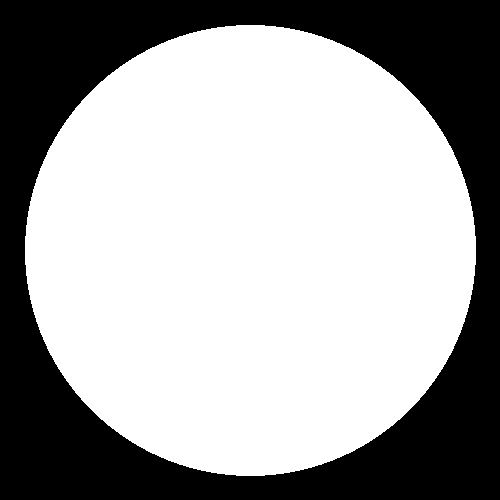
#> input picture assets/components/mask.png, 500 x 500 px
$ python unposterised_with_mp.py
#> lines starting #> are read from the running program, lines starting #| are printed output that depends on the picture; after the words box and inside, x2 and y2 are one past the last pixel; in counts of white or black regions, pixels touching at a corner belong together
#> further down, MASK_IMG is the input picture: PIL image 500x500 L; 63.9% white; 1 black region, box (x1, y1, x2, y2) and area: (0, 0, 500, 500) 90335
### src/main/components_creator.py
from PIL import Image
from PIL import ImageDraw


def create_images(spinner_dimensions, spinner_center, spinner_radius, center_circle_radius):
#> called with spinner_dimensions = (500, 500), spinner_center = (250, 250), spinner_radius = 225, center_circle_radius = 100
    assets_rel_path = '../../assets/components/'
#> assets_rel_path = '../../assets/components/'
    # mask
    mask_img = Image.new('L', spinner_dimensions, color=0)
#> mask_img: PIL image 500x500 L; every value is 0
    mask_draw = ImageDraw.Draw(mask_img)
    mask_draw.ellipse((spinner_center[0] - spinner_radius, spinner_center[1] - spinner_radius, spinner_center[0]
                       + spinner_radius, spinner_center[1] + spinner_radius), fill=255)
    mask_img.save(assets_rel_path + 'mask.png')

    # center circle mask
    center_circle_mask_size = (center_circle_radius * 2, center_circle_radius * 2)
    center_circle_mask_img = Image.new('L', center_circle_mask_size, color=0)
#> center_circle_mask_img: PIL image 200x200 L; every value is 0
    center_circle_mask_draw = ImageDraw.Draw(center_circle_mask_img)
    center_circle_mask_draw.ellipse((0, 0) + center_circle_mask_size, fill=255)
    center_circle_mask_img.save(assets_rel_path + 'center_circle_mask.png')
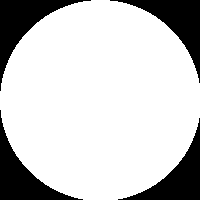
#> saved as center_circle_mask.png: PIL image 200x200 L; 79.1% white; 4 black regions, box (x1, y1, x2, y2) and area: (0, 0, 91, 91) 2178, (110, 0, 200, 83) 2087, (0, 110, 83, 200) 2087, (118, 118, 200, 200) 1997

    # circle outline
    circle_outline_img = Image.new('RGBA', spinner_dimensions, (0, 0, 0, 0))
#> circle_outline_img: PIL image 500x500 RGBA; every value is 0
    circle_outline_draw = ImageDraw.Draw(circle_outline_img)
    circle_outline_draw.ellipse((0, 0) + (spinner_radius * 2, spinner_radius * 2),
                                fill=None, outline='black')
    circle_outline_img.save(assets_rel_path + 'circle_outline.png')
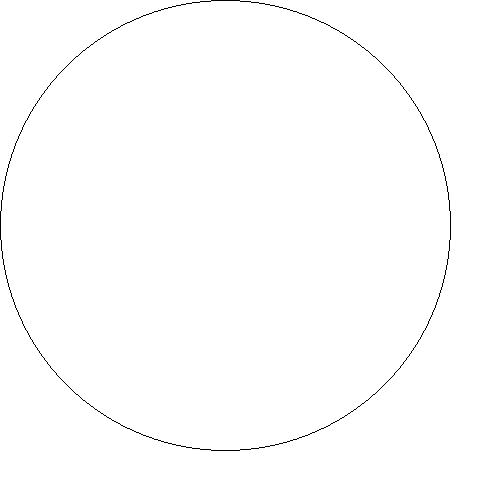
#> saved as circle_outline.png: PIL image 500x500 RGBA; mean R, G, B, A 0, 0, 0, 1.3; transparent parts drawn white

    # center circle outline
    center_circle_outline_img = Image.new('RGBA', spinner_dimensions, (0, 0, 0, 0))
    center_circle_outline_draw = ImageDraw.Draw(center_circle_outline_img)
    center_circle_outline_draw.ellipse((0, 0) + center_circle_mask_size,
                                       fill=None, outline=(0, 0, 0, 255))
    center_circle_outline_img.save(assets_rel_path + 'center_circle_outline.png')
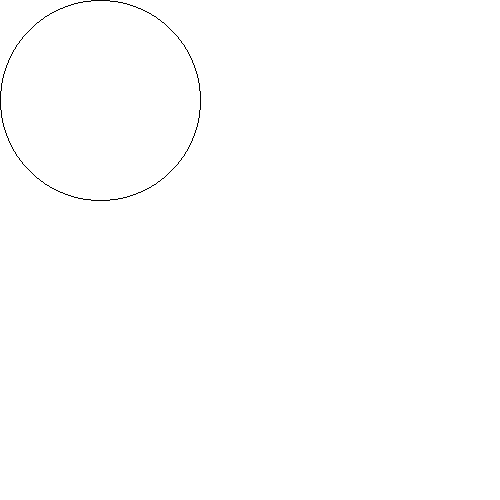
#> saved as center_circle_outline.png: PIL image 500x500 RGBA; mean R, G, B, A 0, 0, 0, 0.6; transparent parts drawn white

    # Triangle pointer
    triangle_img = Image.new('RGBA', spinner_dimensions, (0, 0, 0, 0))
    draw = ImageDraw.Draw(triangle_img)
    triangle_height = 30
    triangle_base = 20
    triangle_top = (spinner_center[0], spinner_center[1] - spinner_radius + triangle_height)
    triangle_left = (spinner_center[0] - triangle_base / 2, spinner_center[1] - spinner_radius - 10)
    triangle_right = (
        spinner_center[0] + triangle_base / 2, spinner_center[1] - spinner_radius - 10)
    draw.polygon([triangle_top, triangle_left, triangle_right], fill='red', outline='black')
    triangle_img.save(assets_rel_path + 'triangle.png')
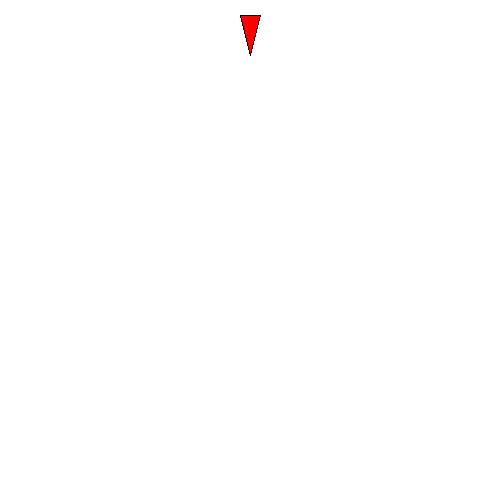
#> saved as triangle.png: PIL image 500x500 RGBA; mean R, G, B, A 0.4, 0, 0, 0.5; transparent parts drawn white

# [6 lines of commented-out code are left out]

### src/tests/unposterised_with_mp.py
import math
import os
import random
import time
import multiprocessing as mp

from PIL import Image
from PIL import ImageDraw
from PIL import ImageFont

from src.main.components_creator import create_images

DIMENSIONS = (500, 500)
CENTER = (250, 250)
RADIUS = 225
DIAMETER = RADIUS * 2
CENTER_CIRCLE_RADIUS = 100
NUM_SPIN_FRAMES = 100
NUM_BLINK_FRAMES = 50
NUM_TOTAL_FRAMES = NUM_SPIN_FRAMES + NUM_BLINK_FRAMES
# Frame durations
DURATIONS = [1000, 300, 200, 130, 80, 60, 40, 30, 25, 20] \
            + [20 for _ in range(NUM_SPIN_FRAMES - 20)] + [20, 25, 30, 40, 60, 80, 130, 200, 300, 1000] \
            + [100 for _ in range(NUM_BLINK_FRAMES)]  # Fastest 20

# Import components
try:
    MASK_IMG = Image.open('../../assets/components/mask.png')
    CENTER_CIRCLE_MASK_IMG = Image.open('../../assets/components/center_circle_mask.png')
    CIRCLE_OUTLINE_IMG = Image.open('../../assets/components/circle_outline.png')
    CENTER_CIRCLE_OUTLINE_IMG = Image.open('../../assets/components/center_circle_outline.png')
    TRIANGLE_IMG = Image.open('../../assets/components/triangle.png')
except FileNotFoundError as e:
    create_images(DIMENSIONS, CENTER, RADIUS, CENTER_CIRCLE_RADIUS)
    MASK_IMG = Image.open('../../assets/components/mask.png')
    CENTER_CIRCLE_MASK_IMG = Image.open('../../assets/components/center_circle_mask.png')
    CIRCLE_OUTLINE_IMG = Image.open('../../assets/components/circle_outline.png')
    CENTER_CIRCLE_OUTLINE_IMG = Image.open('../../assets/components/center_circle_outline.png')
    TRIANGLE_IMG = Image.open('../../assets/components/triangle.png')
# 40 colors
PASTEL_COLORS = [(220, 214, 255), (214, 240, 255), (222, 255, 239), (255, 250, 240), (255, 237, 237),
                 (255, 222, 222), (247, 246, 207), (182, 216, 242), (244, 207, 223), (87, 132, 186),
                 (154, 200, 235), (204, 212, 191), (231, 203, 169), (238, 186, 178), (245, 243, 231),
                 (245, 226, 228), (245, 191, 210), (229, 219, 156), (208, 188, 172), (190, 180, 197),
                 (230, 165, 126), (33, 139, 130), (154, 217, 219), (229, 219, 217), (152, 212, 187),
                 (235, 150, 170), (198, 201, 208), (229, 179, 187), (196, 116, 130), (249, 150, 139),
                 (118, 205, 205), (123, 146, 170), (228, 206, 224), (161, 93, 152), (220, 130, 143),
                 (247, 206, 118), (140, 115, 134), (156, 147, 89), (165, 114, 131), (232, 213, 149)]


class SpinnerGifMaker:

    # [167 lines left out: functions __init__, paste, getSpinnerFrame, not called in this run]


if __name__ == '__main__':
    mp.freeze_support()
    # For testing
    # SpinnerGifMaker(["hi", "play", "sleep", "run", "dance", "eat", "fly", "study"])
